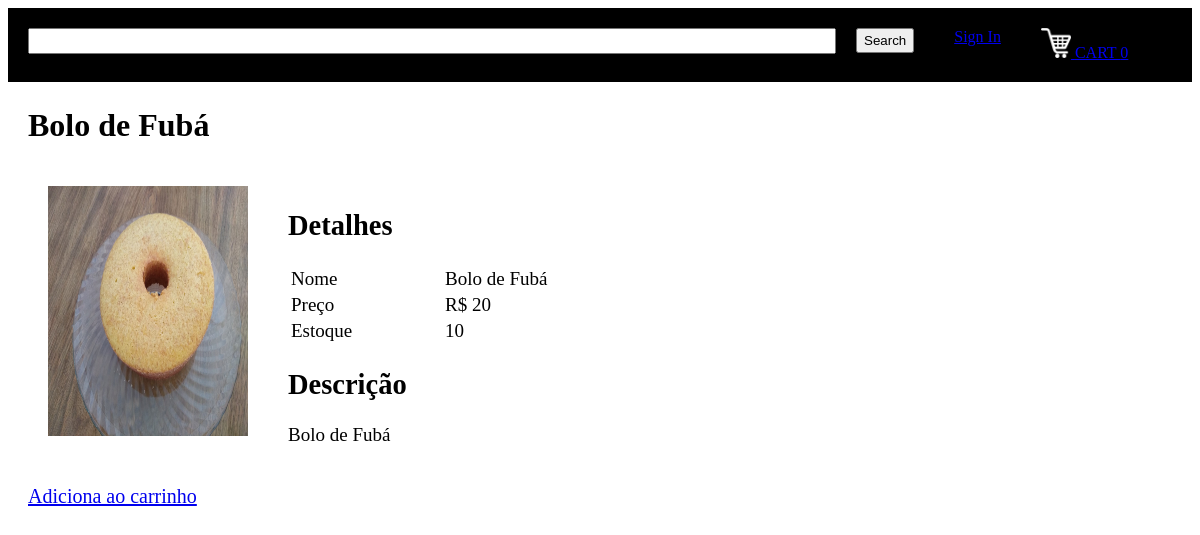
Page /productDescription?productId=1001 on the committed database.
### tables this page shows
CREATE TABLE MERCADORIA (id_mercadoria INTEGER PRIMARY KEY, id_categoria INTEGER REFERENCES CATEGORIA (id_categoria), nome STRING, descricao STRING, preco DECIMAL (14, 2), estoque INTEGER, imagem STRING);

### main.py (the view)
@app.route("/productDescription")
def productDescription():
    loggedIn, firstName, noOfItems = getLoginDetails()
    id_mercadoria = request.args.get('productId')
    with sqlite3.connect('bicandi.db') as conn:
        cur = conn.cursor()
        cur.execute(
            'SELECT id_mercadoria, nome, preco, descricao, imagem , estoque FROM mercadoria WHERE id_mercadoria = ' + id_mercadoria)
        productData = cur.fetchone()
    conn.close()
    return render_template("productDescription.html", data=productData, loggedIn=loggedIn, firstName=firstName,
                           noOfItems=noOfItems)

### main.py (called while the page is built, shortened)
def getLoginDetails():
    with sqlite3.connect('bicandi.db') as conn:
        cur = conn.cursor()
        if 'email' not in session:
            loggedIn = False
            firstName = ''
            noOfItems = 0
    conn.close()
    return (loggedIn, firstName, noOfItems)

### templates/productDescription.html (shortened to what this page needs)
<!DOCTYPE HTML>
<html>
<head>
<link rel="stylesheet" href={{url_for('static', filename='css/productDescription.css')}} />
<link rel="stylesheet" href={{ url_for('static', filename='css/topStyle.css')}} />
</head>
<body>
<div id="title">
	<form>
		<input id="searchBox" type="text" name="searchQuery">
		<input id="searchButton" type="submit" value="Search">
	</form>
	{% if not loggedIn %}
	<div id="signInButton">
		<a class="link" href="/loginForm">Sign In</a>
	</div>
	{% endif %}
	<div id="kart">
		<a class="link" href="/cart">
			<img src={{url_for('static', filename='images/shoppingCart.png')}} id="cartIcon" />
			CART {{noOfItems}}
		</a>
	</div>
</div>
<div id="display">
	<div id="productName">
		<h1>{{data[1]}}</h1>
	</div>
	<div>
		<img src={{url_for('static', filename='uploads/'+data[4]) }} id="productImage"/>
	</div>
	<div id="productDescription">
		<h2>Detalhes</h2>
		<table id="descriptionTable">
			<tr>
				<td>Nome</td>
				<td>{{data[1]}}</td>
			</tr>
			<tr>
				<td>Preço</td>
				<td>R$ {{data[2]}}</td>
			</tr>
			<tr>
				<td>Estoque</td>
				<td>{{data[5]}}</td>
			</tr>
		</table>
		<h2>Descrição</h2>
		<p>{{data[3]}}</p>
	</div>
	<div id="addToCart">
		<a href="/addToCart?productId={{request.args.get('productId')}}">Adiciona ao carrinho</a>
	</div>
</div>
</body>
</html>

### static/css/productDescription.css (style rules this page uses)
#display { margin-top: 20px; margin-left: 20px; margin-right: 20px; margin-bottom: 20px; }
#productImage { height: 250px; width: 200px; margin-left: 20px; margin-right: 20px; margin-top: 20px; margin-bottom: 20px; display: inline-block; float: left; }
#productDescription { margin-left: 20px; margin-right: 20px; margin-top: 20px; margin-bottom: 20px; display: inline-block; font-size: 19px; }
#descriptionTable td { width: 150px; }
#addToCart { font-size: 20px; }

### static/css/topStyle.css (style rules this page uses)
#title { background-color: black; display: inline-block; width: 100%; }
#searchBox { height: 20px; width: 800px; margin-left: 20px; margin-top: 20px; margin-bottom: 20px; margin-right: 20px; float: left; font-size: 1.5em; }
#searchButton { height: 25px; margin-top: 20px; margin-bottom: 20px; margin-right: 20px; float: left; }
#signInButton { color: yellow; margin-top: 20px; margin-bottom: 20px; margin-left: 20px; margin-right: 20px; float: left; }
#kart { color: white; margin-top: 20px; margin-bottom: 20px; margin-left: 20px; margin-right: 20px; float: left; }
#cartIcon { height: 30px; width: 30px; }

### rows in the picture
MERCADORIA: nome "Bolo de Fubá", imagem (picture), preco "20", estoque "10", descricao "Bolo de Fubá"

### other values in the picture
{{ noOfItems }} "0"
